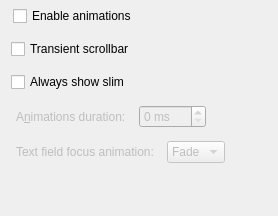
     <widget class="QWidget" name="Animations">
      <attribute name="title">
       <string>Animations</string>
      </attribute>
      <layout class="QGridLayout" name="gridLayout_5">
       <property name="leftMargin">
        <number>11</number>
       </property>
       <property name="topMargin">
        <number>6</number>
       </property>
       <property name="rightMargin">
        <number>13</number>
       </property>
       <property name="bottomMargin">
        <number>13</number>
       </property>
       <property name="spacing">
        <number>13</number>
       </property>
       <item row="2" column="0">
        <widget class="QCheckBox" name="_scrollBarTransient">
         <property name="text">
          <string>Transient scrollbar</string>
         </property>
        </widget>
       </item>
       <item row="1" column="0">
        <layout class="QVBoxLayout" name="verticalLayout_8">
         <property name="leftMargin">
          <number>2</number>
         </property>
         <item>
          <widget class="QCheckBox" name="_animationsEnabled">
           <property name="text">
            <string>Enable animations</string>
           </property>
          </widget>
         </item>
        </layout>
       </item>
       <item row="5" column="0">
        <layout class="QHBoxLayout" name="horizontalLayout_lineEditFocusAnimation">
         <item>
          <widget class="QLabel" name="_lineEditFocusAnimationLabel">
           <property name="enabled">
            <bool>false</bool>
           </property>
           <property name="text">
            <string>Text field focus animation:</string>
           </property>
           <property name="alignment">
            <set>Qt::AlignmentFlag::AlignLeading|Qt::AlignmentFlag::AlignLeft|Qt::AlignmentFlag::AlignVCenter</set>
           </property>
           <property name="indent">
            <number>5</number>
           </property>
           <property name="buddy">
            <cstring>_lineEditFocusAnimation</cstring>
           </property>
          </widget>
         </item>
         <item>
          <widget class="QComboBox" name="_lineEditFocusAnimation">
           <property name="enabled">
            <bool>false</bool>
           </property>
           <property name="sizePolicy">
            <sizepolicy hsizetype="Fixed" vsizetype="Fixed">
             <horstretch>0</horstretch>
             <verstretch>0</verstretch>
            </sizepolicy>
           </property>
           <item>
            <property name="text">
             <string>Fade</string>
            </property>
           </item>
           <item>
            <property name="text">
             <string>Wipe</string>
            </property>
           </item>
          </widget>
         </item>
         <item>
          <spacer name="horizontalSpacer_lineEditFocusAnimation">
           <property name="orientation">
            <enum>Qt::Orientation::Horizontal</enum>
           </property>
           <property name="sizeHint" stdset="0">
            <size>
             <width>40</width>
             <height>20</height>
            </size>
           </property>
          </spacer>
         </item>
        </layout>
       </item>
       <item row="6" column="0">
        <spacer name="verticalSpacer_5">
         <property name="orientation">
          <enum>Qt::Orientation::Vertical</enum>
         </property>
         <property name="sizeHint" stdset="0">
          <size>
           <width>20</width>
           <height>40</height>
          </size>
         </property>
        </spacer>
       </item>
       <item row="4" column="0">
        <layout class="QHBoxLayout" name="horizontalLayout_15">
         <item>
          <widget class="QLabel" name="_animationsDurationLabel">
           <property name="enabled">
            <bool>false</bool>
           </property>
           <property name="text">
            <string>A&amp;nimations duration:</string>
           </property>
           <property name="alignment">
            <set>Qt::AlignmentFlag::AlignLeading|Qt::AlignmentFlag::AlignLeft|Qt::AlignmentFlag::AlignVCenter</set>
           </property>
           <property name="indent">
            <number>5</number>
           </property>
           <property name="buddy">
            <cstring>_animationsDuration</cstring>
           </property>
          </widget>
         </item>
         <item>
          <widget class="QSpinBox" name="_animationsDuration">
           <property name="enabled">
            <bool>false</bool>
           </property>
           <property name="sizePolicy">
            <sizepolicy hsizetype="Preferred" vsizetype="Fixed">
             <horstretch>0</horstretch>
             <verstretch>0</verstretch>
            </sizepolicy>
           </property>
           <property name="suffix">
            <string notr="true"> ms</string>
           </property>
           <property name="maximum">
            <number>500</number>
           </property>
          </widget>
         </item>
         <item>
          <spacer name="horizontalSpacer_4">
           <property name="orientation">
            <enum>Qt::Orientation::Horizontal</enum>
           </property>
           <property name="sizeHint" stdset="0">
            <size>
             <width>40</width>
             <height>20</height>
            </size>
           </property>
          </spacer>
         </item>
        </layout>
       </item>
       <item row="3" column="0">
        <widget class="QCheckBox" name="_scrollBarTransientAlwaysShowSlim">
         <property name="text">
          <string>Always show slim</string>
         </property>
        </widget>
       </item>
      </layout>
     </widget>
